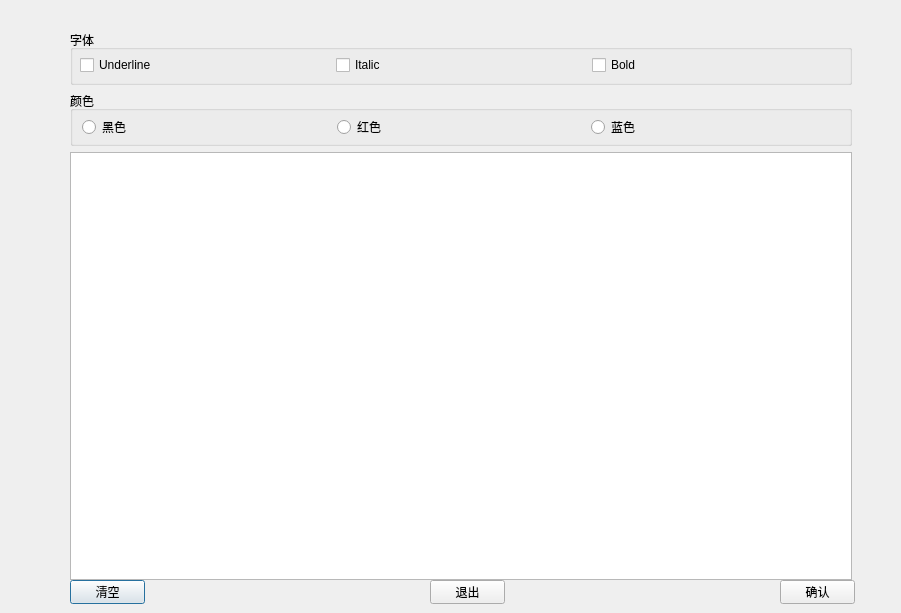
<?xml version="1.0" encoding="UTF-8"?>
<ui version="4.0">
 <class>MyDialog</class>
 <widget class="QDialog" name="MyDialog">
  <property name="geometry">
   <rect>
    <x>0</x>
    <y>0</y>
    <width>901</width>
    <height>613</height>
   </rect>
  </property>
  <property name="windowTitle">
   <string>Dialog</string>
  </property>
  <widget class="QGroupBox" name="groupBox_Color">
   <property name="geometry">
    <rect>
     <x>70</x>
     <y>91</y>
     <width>782</width>
     <height>55</height>
    </rect>
   </property>
   <property name="title">
    <string>颜色</string>
   </property>
   <layout class="QHBoxLayout" name="horizontalLayout_2">
    <item>
     <widget class="QRadioButton" name="Black">
      <property name="text">
       <string>黑色</string>
      </property>
     </widget>
    </item>
    <item>
     <widget class="QRadioButton" name="Red">
      <property name="text">
       <string>红色</string>
      </property>
     </widget>
    </item>
    <item>
     <widget class="QRadioButton" name="Blue">
      <property name="text">
       <string>蓝色</string>
      </property>
     </widget>
    </item>
   </layout>
  </widget>
  <widget class="QPlainTextEdit" name="plainTextEdit">
   <property name="geometry">
    <rect>
     <x>70</x>
     <y>152</y>
     <width>782</width>
     <height>428</height>
    </rect>
   </property>
  </widget>
  <widget class="QGroupBox" name="groupBox_Font">
   <property name="geometry">
    <rect>
     <x>70</x>
     <y>30</y>
     <width>782</width>
     <height>55</height>
    </rect>
   </property>
   <property name="title">
    <string>字体</string>
   </property>
   <widget class="QCheckBox" name="Xiahuaxian">
    <property name="geometry">
     <rect>
      <x>10</x>
      <y>25</y>
      <width>79</width>
      <height>20</height>
     </rect>
    </property>
    <property name="text">
     <string>Underline</string>
    </property>
   </widget>
   <widget class="QCheckBox" name="Xieti">
    <property name="geometry">
     <rect>
      <x>266</x>
      <y>25</y>
      <width>50</width>
      <height>20</height>
     </rect>
    </property>
    <property name="text">
     <string>Italic</string>
    </property>
   </widget>
   <widget class="QCheckBox" name="Cuti">
    <property name="geometry">
     <rect>
      <x>522</x>
      <y>25</y>
      <width>50</width>
      <height>20</height>
     </rect>
    </property>
    <property name="text">
     <string>Bold</string>
    </property>
   </widget>
  </widget>
  <widget class="QPushButton" name="Clear">
   <property name="geometry">
    <rect>
     <x>70</x>
     <y>580</y>
     <width>75</width>
     <height>24</height>
    </rect>
   </property>
   <property name="text">
    <string>清空</string>
   </property>
  </widget>
  <widget class="QPushButton" name="exit">
   <property name="geometry">
    <rect>
     <x>430</x>
     <y>580</y>
     <width>75</width>
     <height>24</height>
    </rect>
   </property>
   <property name="text">
    <string>退出</string>
   </property>
  </widget>
  <widget class="QPushButton" name="confirm">
   <property name="geometry">
    <rect>
     <x>780</x>
     <y>580</y>
     <width>75</width>
     <height>24</height>
    </rect>
   </property>
   <property name="text">
    <string>确认</string>
   </property>
  </widget>
 </widget>
 <resources/>
 <connections/>
</ui>
